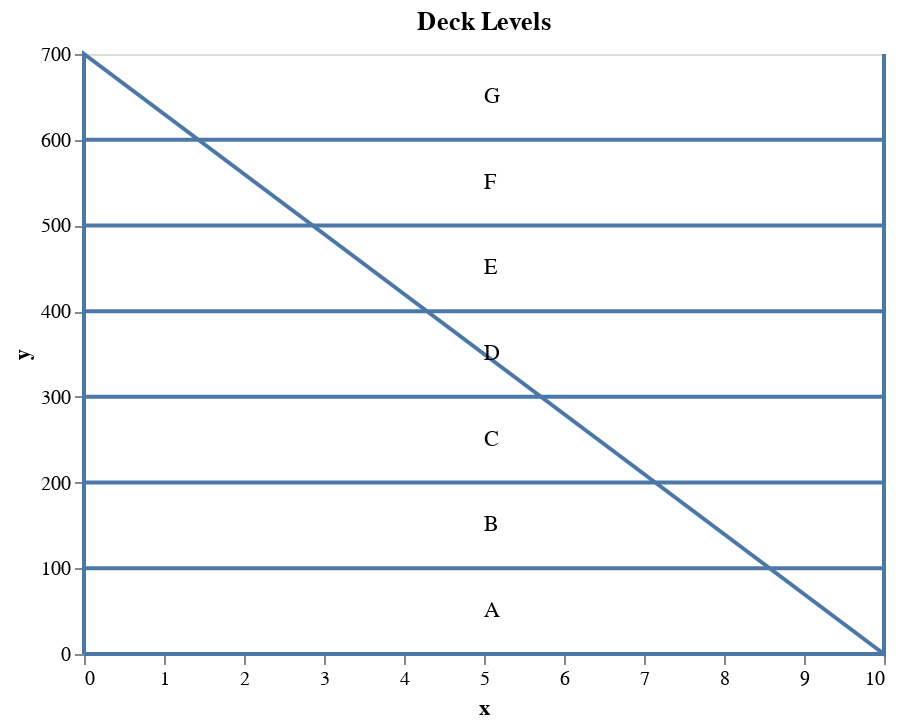

Write notebook code for a chart like this one.
### Code cell
make_deck_legend()

### Figure 1 — Vega-Lite specification as saved in the notebook (floating-point values rounded to 4 significant figures)
{"$schema": "https://vega.github.io/schema/vega-lite/v3.4.0.json", "config": {"axis": {"grid": false}, "mark": {"tooltip": null}, "view": {"height": 300, "width": 400}}, "datasets": {"data-22e405b9ddc1a10741378686efa0e538": [{"x": 0, "y": 400}, {"x": 10, "y": 400}], "data-49179778b9e7bab8f3e1e60cfa58218c": [{"label": "A", "x": 5, "y": 50}, {"label": "B", "x": 5, "y": 150}, {"label": "C", "x": 5, "y": 250}, {"label": "D", "x": 5, "y": 350}, {"label": "E", "x": 5, "y": 450}, {"label": "F", "x": 5, "y": 550}, {"label": "G", "x": 5, "y": 650}], "data-49684b1590286a69d6a38ffac79f9844": [{"x": 0, "y": 200}, {"x": 10, "y": 200}], "data-5db58c9de08bf12d64a58b46616dd728": [{"x": 0, "y": 700}, {"x": 0, "y": 0}, {"x": 10, "y": 0}, {"x": 10, "y": 700}, {"x": 0, "y": 700}], "data-749e47bccae11bb1b848c289ab72eddb": [{"x": 0, "y": 0}, {"x": 10, "y": 0}], "data-916da849c5d7783a18279c31d9b1ead4": [{"x": 0, "y": 600}, {"x": 10, "y": 600}], "data-c31a44100e2a5cfd538e7aac4bc67431": [{"x": 0, "y": 100}, {"x": 10, "y": 100}], "data-e0c21345b6a350d36ca5f32b4822ce4b": [{"x": 0, "y": 300}, {"x": 10, "y": 300}], "data-e8edef1de15d3f2d39558f2074802014": [{"x": 0, "y": 500}, {"x": 10, "y": 500}]}, "layer": [{"data": {"name": "data-5db58c9de08bf12d64a58b46616dd728"}, "encoding": {"x": {"field": "x", "type": "quantitative"}, "y": {"field": "y", "type": "quantitative"}}, "mark": "line", "title": "Deck Levels"}, {"data": {"name": "data-749e47bccae11bb1b848c289ab72eddb"}, "encoding": {"x": {"field": "x", "type": "quantitative"}, "y": {"field": "y", "type": "quantitative"}}, "mark": "line"}, {"data": {"name": "data-c31a44100e2a5cfd538e7aac4bc67431"}, "encoding": {"x": {"field": "x", "type": "quantitative"}, "y": {"field": "y", "type": "quantitative"}}, "mark": "line"}, {"data": {"name": "data-49684b1590286a69d6a38ffac79f9844"}, "encoding": {"x": {"field": "x", "type": "quantitative"}, "y": {"field": "y", "type": "quantitative"}}, "mark": "line"}, {"data": {"name": "data-e0c21345b6a350d36ca5f32b4822ce4b"}, "encoding": {"x": {"field": "x", "type": "quantitative"}, "y": {"field": "y", "type": "quantitative"}}, "mark": "line"}, {"data": {"name": "data-22e405b9ddc1a10741378686efa0e538"}, "encoding": {"x": {"field": "x", "type": "quantitative"}, "y": {"field": "y", "type": "quantitative"}}, "mark": "line"}, {"data": {"name": "data-e8edef1de15d3f2d39558f2074802014"}, "encoding": {"x": {"field": "x", "type": "quantitative"}, "y": {"field": "y", "type": "quantitative"}}, "mark": "line"}, {"data": {"name": "data-916da849c5d7783a18279c31d9b1ead4"}, "encoding": {"x": {"field": "x", "type": "quantitative"}, "y": {"field": "y", "type": "quantitative"}}, "mark": "line"}, {"data": {"name": "data-49179778b9e7bab8f3e1e60cfa58218c"}, "encoding": {"x": {"field": "x", "scale": {"domain": [0, 10]}, "type": "quantitative"}, "y": {"field": "y", "scale": {"domain": [0, 700]}, "type": "quantitative"}}, "mark": {"size": 0, "type": "point"}}, {"data": {"name": "data-49179778b9e7bab8f3e1e60cfa58218c"}, "encoding": {"text": {"field": "label", "type": "nominal"}, "x": {"field": "x", "scale": {"domain": [0, 10]}, "type": "quantitative"}, "y": {"field": "y", "scale": {"domain": [0, 700]}, "type": "quantitative"}}, "mark": {"align": "left", "baseline": "middle", "type": "text"}}]}
